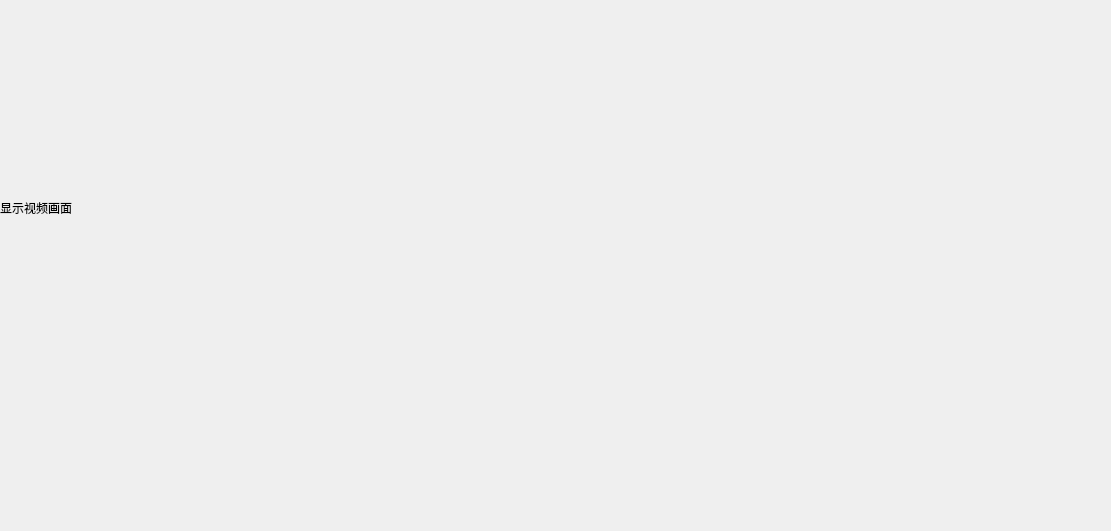
<?xml version="1.0" encoding="UTF-8"?>
<ui version="4.0">
 <class>showindow</class>
 <widget class="QWidget" name="showindow">
  <property name="geometry">
   <rect>
    <x>0</x>
    <y>0</y>
    <width>1111</width>
    <height>531</height>
   </rect>
  </property>
  <property name="windowTitle">
   <string>Form</string>
  </property>
  <widget class="QLabel" name="label">
   <property name="geometry">
    <rect>
     <x>0</x>
     <y>200</y>
     <width>111</width>
     <height>16</height>
    </rect>
   </property>
   <property name="text">
    <string>显示视频画面</string>
   </property>
  </widget>
 </widget>
 <resources/>
 <connections/>
</ui>
